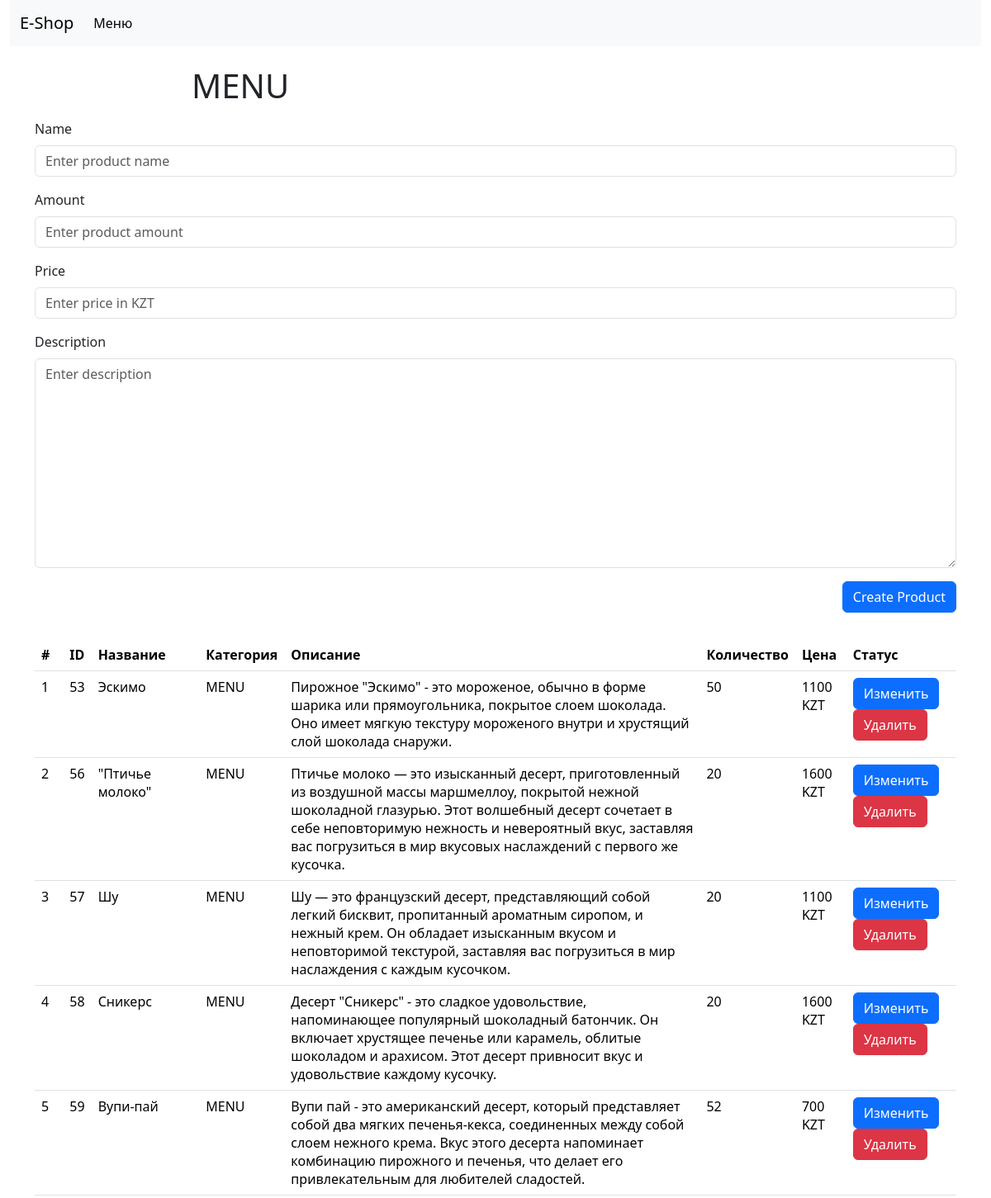
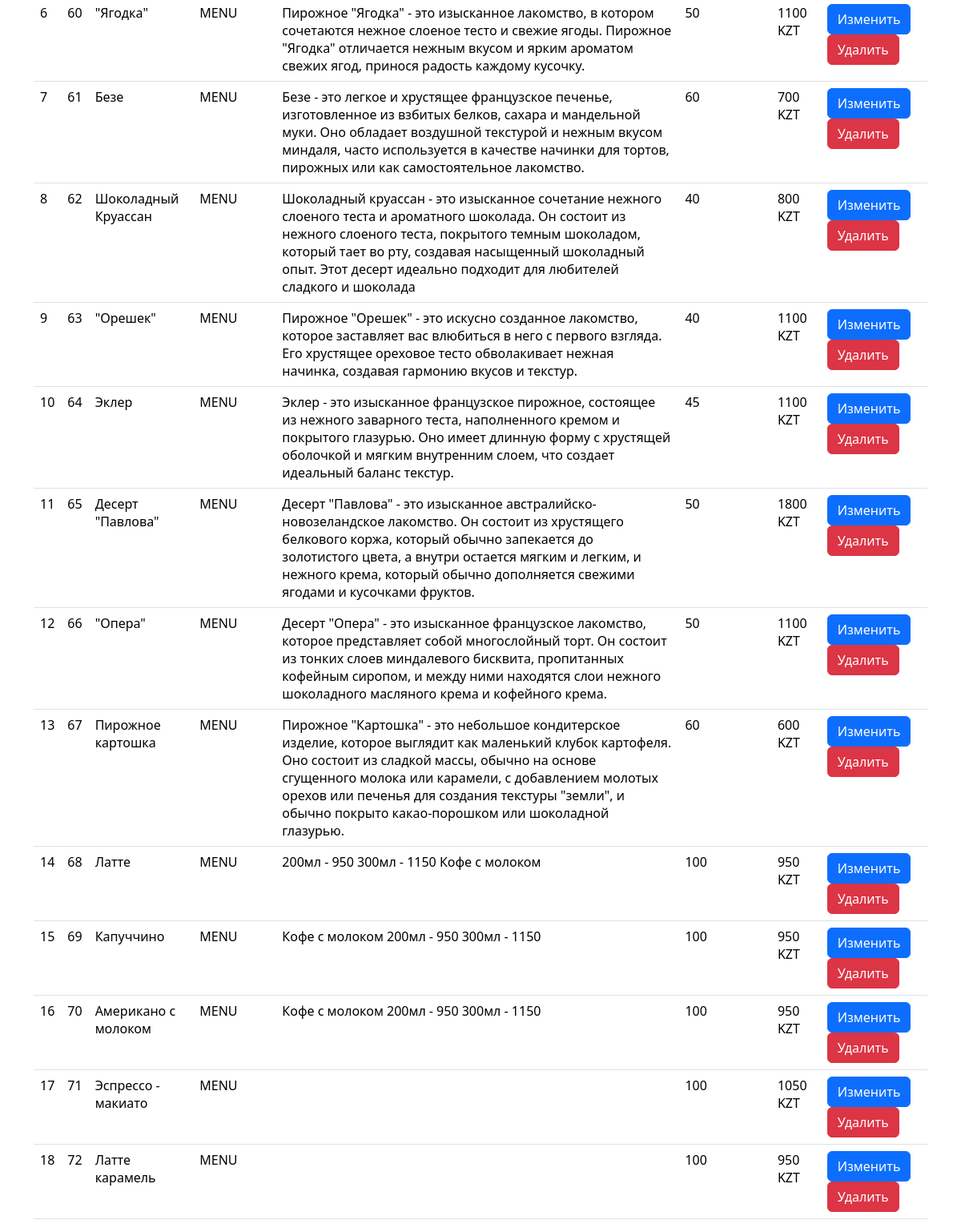
Page /categories/6 on the committed database (2 pictures, top to bottom).
### shop/models.py (models this page shows, shortened)
class Category(models.Model):
    name = models.CharField(null=False, max_length=255, blank=False)
    class Meta:
        verbose_name = 'Category'
        verbose_name_plural = 'Categories'

class Product(models.Model):
    name = models.CharField(null=False, max_length=255, blank=False)
    description = models.CharField(null=False, max_length=2000, blank=True, default='')
    price = models.IntegerField(null=False)
    amount = models.IntegerField(null=False)
    created_at = models.DateTimeField(auto_now=True, null=False)
    category = models.ForeignKey(Category, null=True, on_delete=models.CASCADE)
    image = models.ImageField(upload_to='product_images/', blank=True, null=True)
    class Meta:
        verbose_name = 'Product'
        verbose_name_plural = 'Products'

### shop/views.py (the view, shortened to what this page needs)
# urls.py: path('categories/<int:pk>', category_page_view, name='category_details_page'),
def category_page_view(request, pk): #GET by id
    if request.method == 'GET':
        category = Category.objects.get(id=pk)
        products = Product.objects.filter(category_id=category.id)
        form = CategoryProductForm()
        return render(request, 'shop/category.html', {'category': category, 'products': products, 'form': form})

### shop/forms.py
class CategoryProductForm(forms.ModelForm):
    class Meta:
        model = Product
        fields = ['name', 'amount', 'price', 'description']
        widgets = {
            'name': forms.TextInput({
                'class': 'form-control',
                'placeholder': 'Enter product name'
            }),
            'amount': forms.TextInput({
                'class': 'form-control',
                'placeholder': 'Enter product amount'
            }),
            'description': forms.Textarea({
                'class': 'form-control',
                'placeholder': 'Enter description'
            }),
            'price': forms.TextInput({
                'class': 'form-control',
                'placeholder': 'Enter price in KZT'
            }),
        }

### shop/templates/shop/category.html (shortened to what this page needs)
{% extends 'base.html' %}
{% block content %}
<div class="container-fluid">
    <div class="row">
        <div class="col-12">
            {% include 'header.html' %}
        </div>
    </div>
</div>
<div class="container">
    <div class="row">
        <div class="col-8 offset-2">
            <h1 class="mt-4">{{ category.name }}</h1>
        </div>
        <div class="col-12">
            <form action="{% url 'category_details_page' pk=category.id %}" method="POST" class="my-2"
                  autocomplete="off">
                {% for field in form %}
                <div class="mb-3">
                    <label for="{{ field.auto_id }}" class="form-label">{{ field.label }}</label>
                    {{ field }}
                </div>
                {% endfor %}
                <div class="d-flex justify-content-end">
                    <button type="submit" class="btn btn-primary">Create Product</button>
                </div>
            </form>
        </div>
    </div>
    <div class="row">
        <div class="col-12">
            {% include 'shop/products-list.html' %}
            {% endblock %}

### shop/templates/shop/products-list.html
<table class="table mt-4">
    <thead>
    <tr>
        <th scope="col">#</th>
        <th scope="col">ID</th>
        <th scope="col">Название</th>
        <th scope="col">Категория</th>
        <th scope="col">Описание</th>
        <th scope="col">Количество</th>
        <th scope="col">Цена</th>
        <th scope="col">Статус</th>
    </tr>
    </thead>
    <tbody>
    {% if products|length > 0 %}
    {% for product in products %}
    <tr>
        <td>{{ forloop.counter }}</td>
        <td>{{ product.id }}</td>
        <td>{{ product.name}}</td>
        <td>{{ product.category.name}}</td>
        <td>{{ product.description }}</td>
        <td>{{ product.amount }}</td>
        <td>{{ product.price }} KZT</td>
        <td>
            <a href="{% url 'edit_product_page' pk=product.id %}">
                <button class="btn btn-primary">Изменить</button>
            </a>
            <a href="{% url 'delete_product_page' pk=product.id %}">
                <button class="btn btn-danger">Удалить</button>
            </a>
        </td>
    </tr>
    {% endfor %}
    {% else %}
    <tr>
        <td colspan="6" class="text-center">
            Пусто
        </td>
    </tr>
    {% endif %}
    </tbody>
</table>

### rows in the picture
Category: name "MENU"
Product: id "53", name "Эскимо", category.name "MENU", description "Пирожное \"Эскимо\" - это мороженое, обычно в форме шарика или прямоугольника, покрытое слоем шоколада. Оно имеет мягкую текстуру мороженого внутри и хрустящий слой шоколада снаружи.", amount "50", price "1100"
Product: id "56", name "\"Птичье молоко\"", category.name "MENU", description "Птичье молоко — это изысканный десерт, приготовленный из воздушной массы маршмеллоу, покрытой нежной шоколадной глазурью. Этот волшебный десерт сочетает в себе неповторимую нежность и невероятный вкус, заставляя вас погрузиться в мир вкусовых наслаждений с первого же кусочка.", amount "20", price "1600"
Product: id "57", name "Шу", category.name "MENU", description "Шу — это французский десерт, представляющий собой легкий бисквит, пропитанный ароматным сиропом, и нежный крем. Он обладает изысканным вкусом и неповторимой текстурой, заставляя вас погрузиться в мир наслаждения с каждым кусочком.", amount "20", price "1100"
Product: id "58", name "Сникерс", category.name "MENU", description "Десерт \"Сникерс\" - это сладкое удовольствие, напоминающее популярный шоколадный батончик. Он включает хрустящее печенье или карамель, облитые шоколадом и арахисом. Этот десерт привносит вкус и удовольствие каждому кусочку.", amount "20", price "1600"
Product: id "59", name "Вупи-пай", category.name "MENU", description "Вупи пай - это американский десерт, который представляет собой два мягких печенья-кекса, соединенных между собой слоем нежного крема. Вкус этого десерта напоминает комбинацию пирожного и печенья, что делает его привлекательным для любителей сладостей.", amount "52", price "700"
Product: id "60", name "\"Ягодка\"", category.name "MENU", description "Пирожное \"Ягодка\" - это изысканное лакомство, в котором сочетаются нежное слоеное тесто и свежие ягоды. Пирожное \"Ягодка\" отличается нежным вкусом и ярким ароматом свежих ягод, принося радость каждому кусочку.", amount "50", price "1100"
Product: id "61", name "Безе", category.name "MENU", description "Безе - это легкое и хрустящее французское печенье, изготовленное из взбитых белков, сахара и мандельной муки. Оно обладает воздушной текстурой и нежным вкусом миндаля, часто используется в качестве начинки для тортов, пирожных или как самостоятельное лакомство.", amount "60", price "700"
Product: id "62", name "Шоколадный Круассан", category.name "MENU", description "Шоколадный круассан - это изысканное сочетание нежного слоеного теста и ароматного шоколада. Он состоит из нежного слоеного теста, покрытого темным шоколадом, который тает во рту, создавая насыщенный шоколадный опыт. Этот десерт идеально подходит для любителей сладкого и шоколада", amount "40", price "800"
Product: id "63", name "\"Орешек\"", category.name "MENU", description "Пирожное \"Орешек\" - это искусно созданное лакомство, которое заставляет вас влюбиться в него с первого взгляда. Его хрустящее ореховое тесто обволакивает нежная начинка, создавая гармонию вкусов и текстур.", amount "40", price "1100"
Product: id "64", name "Эклер", category.name "MENU", description "Эклер - это изысканное французское пирожное, состоящее из нежного заварного теста, наполненного кремом и покрытого глазурью. Оно имеет длинную форму с хрустящей оболочкой и мягким внутренним слоем, что создает идеальный баланс текстур.", amount "45", price "1100"
Product: id "65", name "Десерт \"Павлова\"", category.name "MENU", description "Десерт \"Павлова\" - это изысканное австралийско-новозеландское лакомство. Он состоит из хрустящего белкового коржа, который обычно запекается до золотистого цвета, а внутри остается мягким и легким, и нежного крема, который обычно дополняется свежими ягодами и кусочками фруктов.", amount "50", price "1800"
Product: id "66", name "\"Опера\"", category.name "MENU", description "Десерт \"Опера\" - это изысканное французское лакомство, которое представляет собой многослойный торт. Он состоит из тонких слоев миндалевого бисквита, пропитанных кофейным сиропом, и между ними находятся слои нежного шоколадного масляного крема и кофейного крема.", amount "50", price "1100"
Product: id "67", name "Пирожное картошка", category.name "MENU", description "Пирожное \"Картошка\" - это небольшое кондитерское изделие, которое выглядит как маленький клубок картофеля. Оно состоит из сладкой массы, обычно на основе сгущенного молока или карамели, с добавлением молотых орехов или печенья для создания текстуры \"земли\", и обычно покрыто какао-порошком или шоколадной глазурью.", amount "60", price "600"
Product: id "68", name "Латте", category.name "MENU", description "200мл - 950 300мл - 1150 Кофе с молоком", amount "100", price "950"
Product: id "69", name "Капуччино", category.name "MENU", description "Кофе с молоком 200мл - 950 300мл - 1150", amount "100", price "950"
Product: id "70", name "Американо с молоком", category.name "MENU", description "Кофе с молоком 200мл - 950 300мл - 1150", amount "100", price "950"
Product: id "71", name "Эспрессо - макиато", category.name "MENU", amount "100", price "1050"
Product: id "72", name "Латте карамель", category.name "MENU", amount "100", price "950"

### other values in the picture
{{ field.label }} "Name" "Amount" "Price" "Description"
